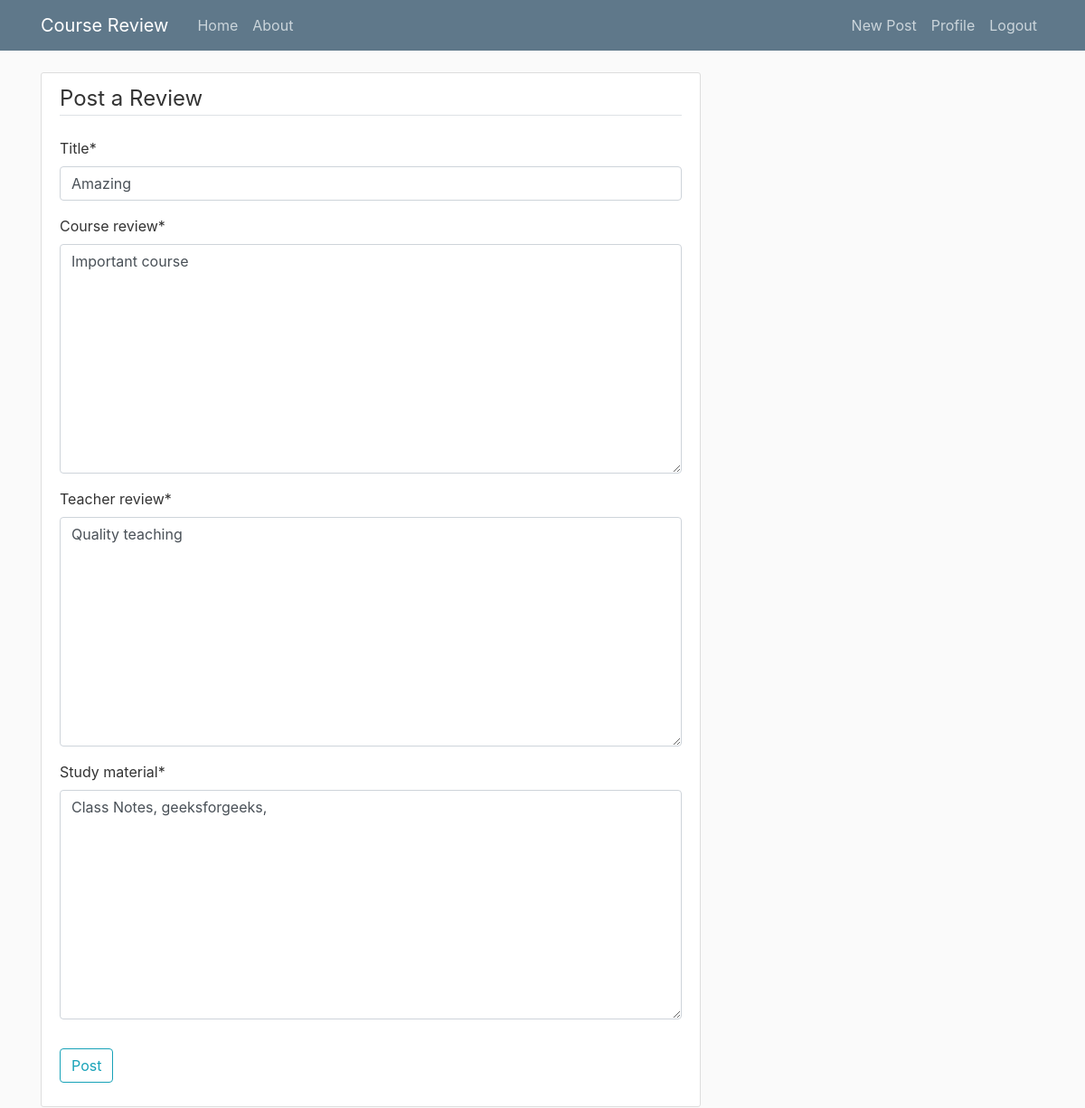
The page /post/59/update (signed in) on the database its author committed.
### blog/models.py (models this page shows, shortened)
class Post(models.Model):
	title = models.CharField(max_length=100)
	grade_received = models.CharField(max_length=15, default="Select Grade")
	course_review = models.TextField(default="---")
	teacher_review = models.TextField(default="---")
	study_material = models.TextField(default="---")
	quality_rating = models.IntegerField(default=5, validators=[MinValueValidator(0), MaxValueValidator(5)])
	quantity_rating = models.IntegerField(default=5, validators=[MinValueValidator(0), MaxValueValidator(5)])
	level_of_difficulty_rating = models.IntegerField(default=5, validators=[MinValueValidator(0), MaxValueValidator(5)])
	take_again = models.BooleanField(default=False)
	tough_grader = models.BooleanField(default=False)
	self_study_required = models.BooleanField(default=False)
	participation_matters = models.BooleanField(default=False)
	lot_of_assignment = models.BooleanField(default=False)
	accessible_outside_class = models.BooleanField(default=False)
	skip_class_you_dont_pass = models.BooleanField(default=False)
	impartial = models.BooleanField(default=False)
	test_heavy = models.BooleanField(default=False)
	amazing_lectures = models.BooleanField(default=False)
	lecture_heavy = models.BooleanField(default=False)
	date_posted = models.DateTimeField(default=timezone.now)
	author = models.ForeignKey(User, on_delete=models.CASCADE)
	teacher = models.ForeignKey(Teacher, on_delete=models.CASCADE)
	course = models.ForeignKey(Course, on_delete=models.CASCADE)

### blog/views.py (the view, shortened to what this page needs)
# urls.py: path('post/<int:pk>/update', PostUpdateView.as_view(), name='post-update'),
class PostUpdateView(LoginRequiredMixin, UserPassesTestMixin, UpdateView):
	model = Post
	fields = ['title', 'course_review', 'teacher_review', 'study_material' ]
	def test_func(self):
		post = self.get_object()
		if self.request.user == post.author:
			return True
		return False

### blog/templates/blog/post_form.html (shortened to what this page needs)
{% extends "blog/base.html" %}
{% load crispy_forms_tags %}
{% block content %}
	<div class="content-section">
		<form method="POST">
			<fieldset class="form-group">
				<legend class="border-bottom mb-4">Post a Review</legend>
				{{ form|crispy }}
			</fieldset>
			<div class="form-group">
				<button class="btn btn-outline-info" type="submit">Post</button>
			</div>
		</form>
	</div>
{% endblock content %}

### blog/static/blog/main.css (style rules this page uses)
body { background: #fafafa; color: #333333; margin-top: 5rem; }
.content-section { background: #ffffff; padding: 10px 20px; border: 1px solid #dddddd; border-radius: 3px; margin-bottom: 20px; }

### rows shown on the page
Post: title "Amazing", course_review "Important course", teacher_review "Quality teaching", study_material "Class Notes, geeksforgeeks,"
